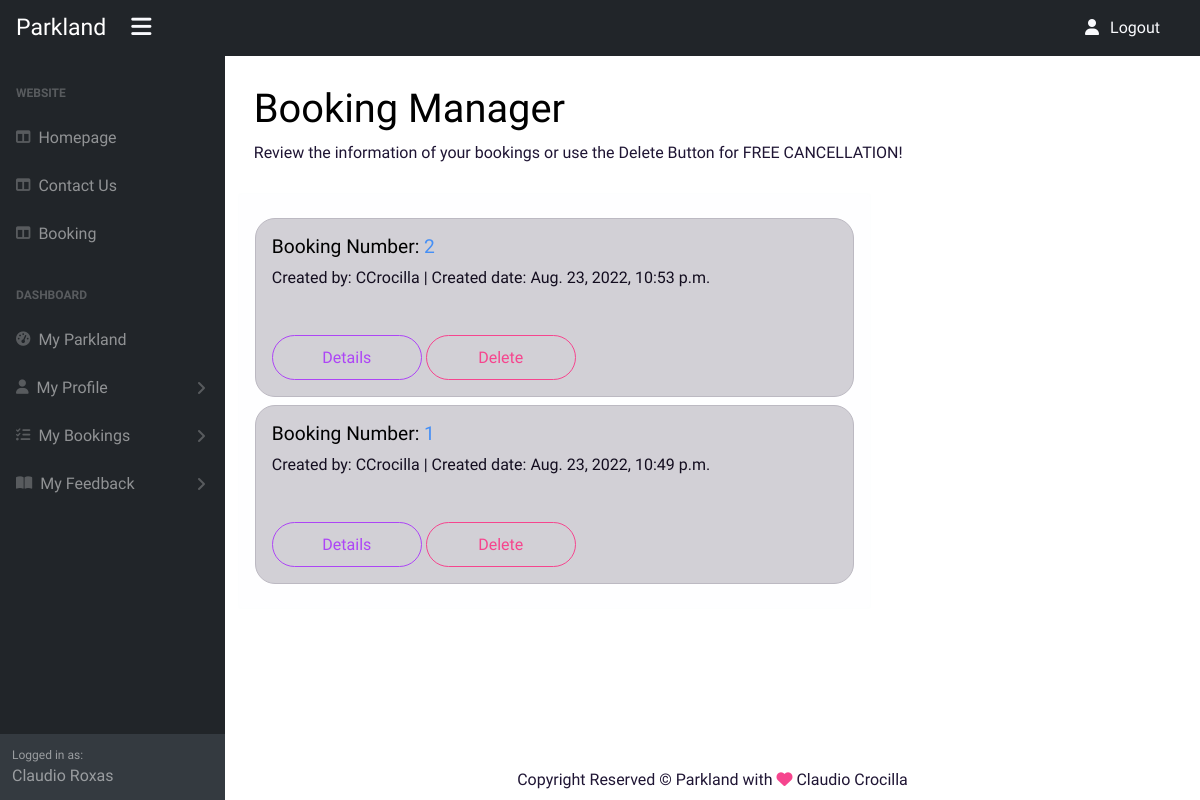
Before: /dashboard/booking/list (signed in) with the older database file.
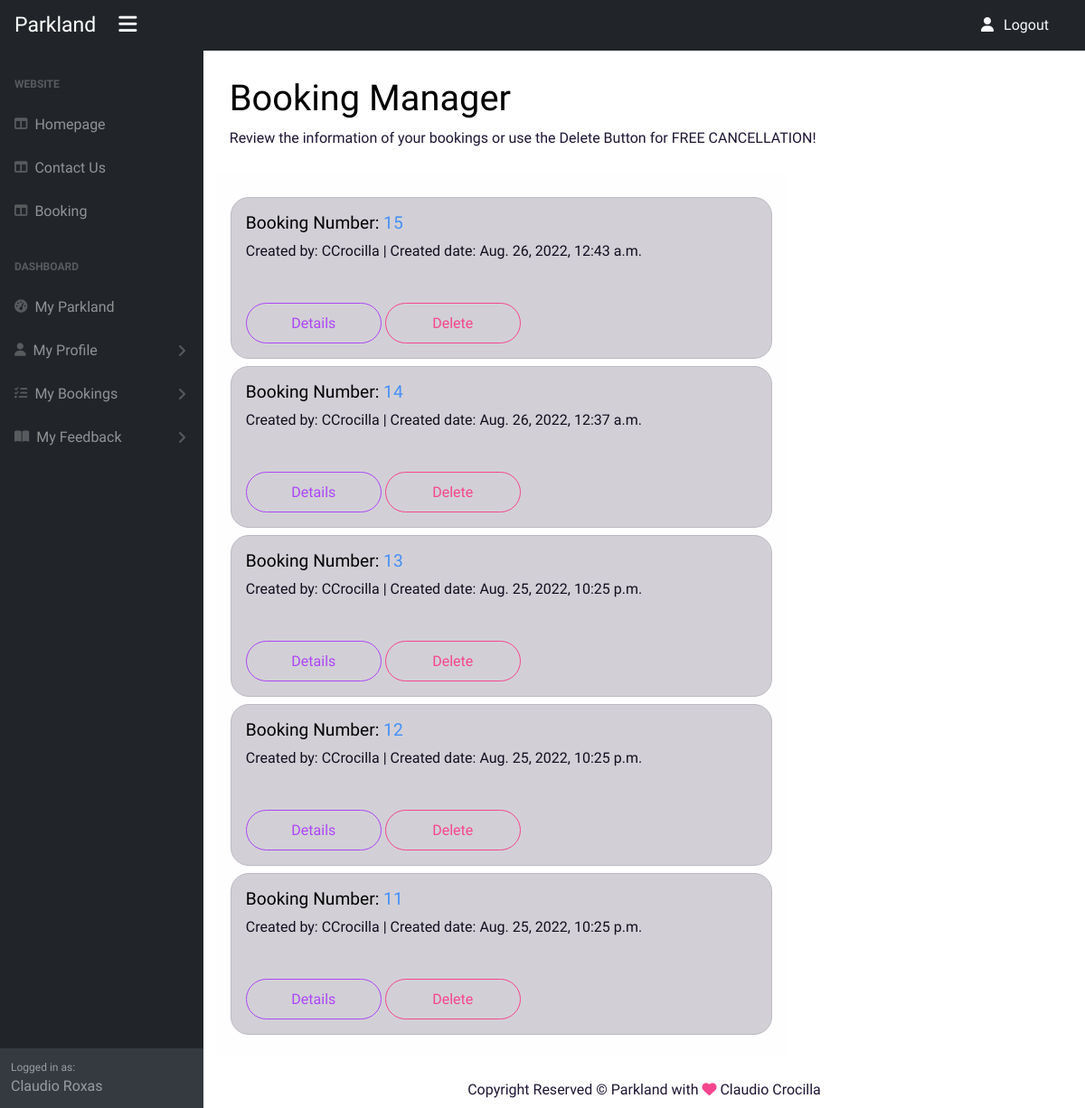
After: the same page with the newer database file.
### car_park/models.py (models this page shows, shortened)
class Booking(models.Model):
    code = models.CharField(
        max_length=100,
        null=True,
        blank=True
        )
    created_by = models.ForeignKey(
        User,
        null=True,
        blank=True,
        on_delete=models.CASCADE,
        related_name="bookings"
        )
    created_date = models.DateTimeField(auto_now_add=True)
    start_date = models.DateTimeField(blank=True, null=True)
    end_date = models.DateTimeField(blank=True, null=True)
    car = models.ForeignKey(
        Car,
        on_delete=models.CASCADE,
        related_name="bookings"
        )
    recharge_car = models.BooleanField(default=False)
    parking = models.ForeignKey(
        Parking,
        on_delete=models.CASCADE,
        related_name="bookings"
        )
    final_price = models.DecimalField(max_digits=50, decimal_places=2)

### dashboard/views.py (the view, shortened to what this page needs)
class BookingListView(ListView):
    model = Booking
    template_name = 'dashboard/booking-list.html'
    ordering = ['-created_date']
    fields = '__all__'

### dashboard/templates/dashboard/booking-list.html (shortened to what this page needs)
{% extends 'dashboard/base.html' %}
{% load static %}
{% block content %}
{% if user.is_authenticated %}
<div class="text-dark">
    <h1 class="mt-4">Booking Manager</h1>
    <ol class="breadcrumb mb-4">
        <li class="active">Review the information of your bookings or use the Delete Button for FREE CANCELLATION!
        </li>
    </ol>
    <div class="row d-flex ">
        <div class="col-12 col-md-10 col-xl-8 col-xxl-6 alert alert-light">
            {% for booking in booking_list %}
            {% if booking.created_by.id == user.id %}
            <div class="p-3 mb-2 mt-2 alert alert-dark rounded-3">
                <h5>Booking Number: <a href="{% url 'booking-details' booking.pk %}">{{booking.code}}</a></h5>
                <p>Created by: {{ booking.created_by.username }} | Created date: {{ booking.created_date }} </p>
                <a class="btn btn-lg btn-minwidth btn-outline-info rounded-pill mt-4"
                    href="{% url 'booking-details' booking.pk %}" aria-label="Details">Details</a>
                <a class="btn btn-lg btn-minwidth btn-outline-danger rounded-pill mt-4"
                    href="{% url 'booking-delete' booking.pk %}" aria-label="Delete">Delete</a>
            </div>
            {% endif %}
            {% endfor %}
        </div>
    </div>
</div>
{% endif %}
{% endblock %}

### dashboard/templates/dashboard/base.html (shortened to what this page needs)
{% load static %}
<!DOCTYPE html>
<html lang="en">
<head>
    {% block corecss %}
    <link href="https://cdn.jsdelivr.net/npm/bootstrap@5.1.3/dist/css/bootstrap.min.css" rel="stylesheet"
>
    <link href="{% static 'css/theme.min.css' %}" rel="stylesheet" type="text/css">
    <link href="{% static 'css/rating-stars.css' %}" rel="stylesheet" type="text/css">
    <link href="{% static 'css/custom-style.css' %}" rel="stylesheet" type="text/css">
    {% endblock %}
</head>
<body>
    <nav class="sb-topnav navbar navbar-expand sb-sidenav-dark ">
        <a class="fs-2 ps-3 text-decoration-none text-white" href="{% url 'homepage' %}"
            aria-label="Go to Homepage">Parkland</a>
        <a class="fs-2 btn btn-link btn-sm order-0 order-lg-0 mx-3 text-light text-decoration-none d-inline-block"
            id="sidebarToggle" href="#!" aria-label="Open Sidebar"><i class="fas fa-bars"></i></a>
        <ul class="navbar-nav ms-auto me-3">
            <li class="nav-item">
                <a class="nav-link text-light text-decoration-none" href="{% url 'account_logout' %}">
                    <i class="fas fa-user fa-fw me-2"></i>Logout
                </a>
            </li>
        </ul>
    </nav>
    <div id="layoutSidenav">
        <div id="layoutSidenav_nav">
            <nav class="sb-sidenav accordion sb-sidenav-dark" id="sidenavAccordion">
                <div class="sb-sidenav-menu">
                    <div class="nav">
                        <div class="sb-sidenav-menu-heading">Website</div>
                        <a class="nav-link" href="{% url 'homepage' %}">
                            <div class="sb-nav-link-icon"><i class="fas fa-columns"></i></div>
                            Homepage
                        </a>
                        <a class="nav-link" href="{% url 'contact' %}">
                            <div class="sb-nav-link-icon"><i class="fas fa-columns"></i></div>
                            Contact Us
                        </a>
                        {% if user.is_authenticated %}
                        <a class="nav-link" href="{% url 'searchparking' %}">
                            <div class="sb-nav-link-icon"><i class="fas fa-columns"></i></div>
                            Booking
                        </a>
                        <div class="sb-sidenav-menu-heading">Dashboard</div>
                        <a class="nav-link" href="{% url 'dashboard' %}">
                            <div class="sb-nav-link-icon"><i class="fas fa-tachometer-alt"></i></div>
                            My Parkland
                        </a>
                        <a id="myprofile" class="nav-link collapsed" href="#" data-bs-toggle="collapse"
                            data-bs-target="#collapseLayouts" aria-expanded="false" aria-controls="collapseLayouts">
                            <div class="sb-nav-link-icon"><i class="fas fa-user"></i></div>
                            My Profile
                            <div class="sb-sidenav-collapse-arrow"><i class="fas fa-angle-down"></i></div>
                        </a>
                        <a id="mybooking" class="nav-link collapsed" href="#" data-bs-toggle="collapse"
                            data-bs-target="#collapsePages" aria-expanded="false" aria-controls="collapsePages">
                            <div class="sb-nav-link-icon"><i class="fas fa-tasks"></i></div>
                            My Bookings
                            <div class="sb-sidenav-collapse-arrow"><i class="fas fa-angle-down"></i></div>
                        </a>
                        <a id="myfeedback" class="nav-link collapsed" href="#" data-bs-toggle="collapse"
                            data-bs-target="#collapseFeedback" aria-expanded="false" aria-controls="collapseFeedback">
                            <div class="sb-nav-link-icon"><i class="fas fa-book-open"></i></div>
                            My Feedback
                            <div class="sb-sidenav-collapse-arrow"><i class="fas fa-angle-down"></i></div>
                        </a>
                        {% endif %}
                    </div>
                </div>
                <div class="sb-sidenav-footer">
                    <div class="small">Logged in as:</div>
                    {% if not user.first_name or not user.last_name %}
                    {{ user }}
                    {% else %}
                    {{ user.first_name }}
                    {{ user.last_name }}
                    {% endif %}
                </div>
            </nav>
        </div>
        <div id="layoutSidenav_content">
            <div class="container-fluid px-4">
                {% block content %}
                {% endblock %}
            </div>
            <div class="py-2 mt-auto">
                <div class="container">
                    <div class="row">
                        <div class="col-12">
                            <div class="text-center">
                                <p class="mb-0 text-dark">Copyright Reserved &copy; Parkland with&nbsp;<i
                                        class="fas fa-heart text-danger"></i>
                                    Claudio Crocilla
                                </p>
                            </div>
                        </div>
                    </div>
                </div>
            </div>
        </div>
    </div>
</body>
</html>

### static/css/custom-style.css (style rules this page uses)
:root { --color-primary: #F6F6F6; --color-secondary: #888888; --color-danger: #D89E00; --color-backup: #FAFAFA; }
::placeholder { color: #5B5A5E; opacity: 1; }
.sb-sidenav-dark { background-color: #181D31; }
.btn-minwidth { min-width: 150px; }
#layoutSidenav { display: flex; }
#layoutSidenav #layoutSidenav_nav { flex-basis: 225px; flex-shrink: 0; transition: transform 0.15s ease-in-out; z-index: 1038; transform: translateX(-225px); }
#layoutSidenav #layoutSidenav_content { position: relative; display: flex; flex-direction: column; justify-content: space-between; min-width: 0; flex-grow: 1; min-height: calc(100vh - 56px); margin-left: -225px; }
@media (min-width: 992px) { #layoutSidenav #layoutSidenav_nav { transform: translateX(0); } }
@media (min-width: 992px) { #layoutSidenav #layoutSidenav_content { margin-left: 0; transition: margin 0.15s ease-in-out; } }
.nav .nav-link .sb-nav-link-icon, .sb-sidenav-menu .nav-link .sb-nav-link-icon { margin-right: 0.5rem; }
.sb-topnav { padding-left: 0; height: 56px; z-index: 1039; }
.sb-sidenav { display: flex; flex-direction: column; height: 100%; flex-wrap: nowrap; }
.sb-sidenav .sb-sidenav-menu { flex-grow: 1; }
.sb-sidenav .sb-sidenav-menu .nav { flex-direction: column; flex-wrap: nowrap; }
.sb-sidenav .sb-sidenav-menu .nav .sb-sidenav-menu-heading { padding: 1.75rem 1rem 0.75rem; font-size: 0.75rem; font-weight: bold; text-transform: uppercase; }
.sb-sidenav .sb-sidenav-menu .nav .nav-link { display: flex; align-items: center; padding-top: 0.75rem; padding-bottom: 0.75rem; position: relative; }
.sb-sidenav .sb-sidenav-menu .nav .nav-link .sb-nav-link-icon { font-size: 0.9rem; }
.sb-sidenav .sb-sidenav-menu .nav .nav-link .sb-sidenav-collapse-arrow { display: inline-block; margin-left: auto; transition: transform 0.15s ease; }
.sb-sidenav .sb-sidenav-menu .nav .nav-link.collapsed .sb-sidenav-collapse-arrow { transform: rotate(-90deg); }
.sb-sidenav .sb-sidenav-footer { padding: 0.75rem; flex-shrink: 0; }
.sb-sidenav-dark { background-color: #212529; color: rgba(255, 255, 255, 0.5); }
.sb-sidenav-dark .sb-sidenav-menu .sb-sidenav-menu-heading { color: rgba(255, 255, 255, 0.25); }
.sb-sidenav-dark .sb-sidenav-menu .nav-link { color: rgba(255, 255, 255, 0.5); }
.sb-sidenav-dark .sb-sidenav-menu .nav-link .sb-nav-link-icon { color: rgba(255, 255, 255, 0.25); }
.sb-sidenav-dark .sb-sidenav-menu .nav-link .sb-sidenav-collapse-arrow { color: rgba(255, 255, 255, 0.25); }
.sb-sidenav-dark .sb-sidenav-footer { background-color: #343a40; }

Changed rows visible on the page:
removed Booking: code "2", created_by.username "CCrocilla", created_date "Aug. 23, 2022, 10:53 p.m."
removed Booking: code "1", created_by.username "CCrocilla", created_date "Aug. 23, 2022, 10:49 p.m."
added Booking: code "15", created_by.username "CCrocilla", created_date "Aug. 26, 2022, 12:43 a.m."
added Booking: code "14", created_by.username "CCrocilla", created_date "Aug. 26, 2022, 12:37 a.m."
added Booking: code "13", created_by.username "CCrocilla", created_date "Aug. 25, 2022, 10:25 p.m."
added Booking: code "12", created_by.username "CCrocilla", created_date "Aug. 25, 2022, 10:25 p.m."
added Booking: code "11", created_by.username "CCrocilla", created_date "Aug. 25, 2022, 10:25 p.m."
